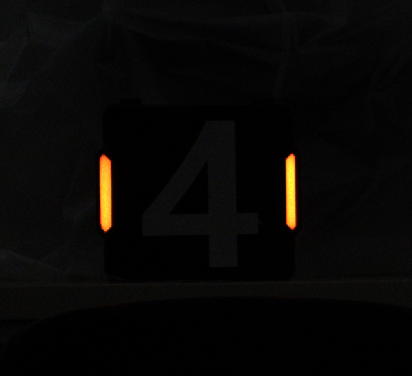
//> input picture OpenCV/task/img/solvepnp.bmp, 412 x 376 px
$ ./solvePnP   (built with g++ and OpenCV 4)
//> lines starting //> are read from the running program, lines starting //| are printed output that depends on the picture; after the words box and inside, x2 and y2 are one past the last pixel; in counts of white or black regions, pixels touching at a corner belong together
#include <opencv2/opencv.hpp>
#include <vector>

struct TrackbarParams
{
    cv::Mat& image;
    int* Threshold;
};

cv::Mat preProcessing(cv::Mat & img, int Threshold);
std::vector<cv::RotatedRect> getLightBars(cv::Mat & img);
std::vector<cv::Point2f> getArmor(std::vector<cv::RotatedRect> & lightBars);
void pnp(cv::Mat & img, std::vector<cv::Point2f> & armorPoints);
void callBack(int val, void * valName);


int main()
{
    //读取图像
    cv::Mat img = cv::imread("../img/solvepnp.bmp"); //../回到上一级目录task
//> img is the input picture: 376 rows x 412 cols, CV_8UC3; mean B, G, R 6.1, 7.3, 8.5
    if(img.empty())
    {
        std::cout << "Error opening" << std::endl;
        return -1;
    }

    int binaryThreshold = 0;
    // 打包局部数据到结构体（仅用于回调函数访问，无全局共享）
    TrackbarParams params = {
        .image = img,        // 绑定main的局部原图
        .Threshold = &binaryThreshold  // 绑定main的局部阈值
    };
    // 创建窗口和滑块（滑块绑定局部阈值，通过结构体传递数据）
    cv::namedWindow("Trackbars", cv::WINDOW_NORMAL);
    cv::resizeWindow("Trackbars", 400, 100);
    cv::createTrackbar(
        "Binary Threshold",
        "Trackbars",
        &binaryThreshold,  // 滑块初始位置绑定局部阈值
        255,
        callBack,  // 回调函数（全局，但仅访问结构体中的局部数据）
        &params             // 传递结构体指针（回调函数通过这个访问局部数据）
    );
    // 初始化显示（首次执行回调逻辑）
    callBack(binaryThreshold, &params);

    cv::imshow("Image", img);
    cv::waitKey(0);
    cv::destroyAllWindows();

    return 0;
}


void callBack(int val, void* valName)
{
    TrackbarParams* params = static_cast<TrackbarParams*>(valName);
    if(!params) return;

    *params->Threshold = val;

    //预处理
    cv::Mat imgPre = preProcessing(params->image, *params->Threshold);

    cv::Mat displayImg = params->image.clone();
    //检测灯条
    std::vector<cv::RotatedRect> lightBars = getLightBars(imgPre);
    for(auto & lightBar : lightBars)
    {
        cv::Point2f vertices[4];
        lightBar.points(vertices);
        for(int i=0; i<4; i++)
        {
            cv::line(displayImg, vertices[i], vertices[(i+1)%4], cv::Scalar(0,255,0), 3);
        }
    }

    //检测装甲板
    std::vector<cv::Point2f> armorPoints = getArmor(lightBars);
    if(!armorPoints.empty())
    {
        cv::RotatedRect armor = cv::minAreaRect(armorPoints);
        for(int i=0; i<4; i++)
        {
            line(displayImg, armorPoints[i], armorPoints[(i+1)%4], cv::Scalar(0,0,255), 2);
        }
    }

    //pnp解算
    pnp(displayImg, armorPoints);

    //实时刷新显示
    resize(displayImg, displayImg, {}, 2, 2);
    cv::imshow("ImagePre", imgPre);
    cv::imshow("displayImg", displayImg);
}


cv::Mat preProcessing(cv::Mat & img, int Threshold)
{
//> called with Threshold = 0
    cv::Mat channels[3];
    cv::split(img, channels);

    //滑动条没有绑定回调函数，且阈值变量是局部变量，拖动滑动条不会触发预处理逻辑重新执行，图像不会更新
    //要实现动态调整阈值，需要调用回调函数

    cv::Mat binary, Gaussian;
    cv::threshold(channels[2], binary, Threshold, 255, 0);
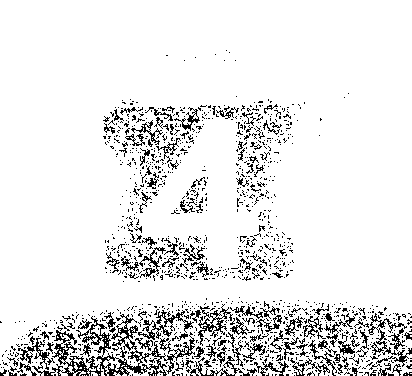
//> binary: 376 rows x 412 cols, CV_8UC1; 90.5% white; black in thin lines or dots, all inside (x1, y1, x2, y2) = (0, 50, 412, 376)
    cv::GaussianBlur(binary, Gaussian, cv::Size(5,5), 0);
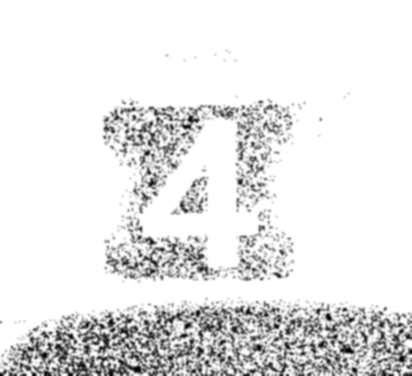
//> Gaussian: 376 rows x 412 cols, CV_8UC1; min 0, max 255, mean 230.7

    return Gaussian;
}

std::vector<cv::RotatedRect> getLightBars(cv::Mat & img)
{
    //轮廓检测
    std::vector< std::vector <cv::Point> > contours;
    std::vector< cv::Vec4i > hierarchy;
    cv::findContours(img, contours, hierarchy, cv::RETR_TREE, cv::CHAIN_APPROX_SIMPLE);
//> contours = 5 contours, 4 with area under 20; largest, box (x1, y1, x2, y2) and area: (0, 0, 412, 376) 154124

    std::vector< cv::RotatedRect > lightBars;

    //最小外接矩形
    for(auto & contour : contours)
    {
        double area = cv::contourArea(contour);
        if(area < 50.0) continue;

        cv::RotatedRect minRect = cv::minAreaRect(contour);

        float width = minRect.size.width;
        float height = minRect.size.height;
        if(width == 0 || height == 0) continue;
        float aspectRatio = std::max(width, height) / std::min(width, height);
        if(aspectRatio >= 1.3 && std::max(height, width)>36)
        {
            lightBars.push_back(minRect);
        }
    }
//> this loop made 5 passes
//> (area, minRect, width, height, aspectRatio) on pass 1: (154123.5, centre (205.5, 187.5), size (375, 411), angle -90, 375, 411, 1.1)

    return lightBars;
}

std::vector<cv::Point2f> getArmor(std::vector<cv::RotatedRect> & lightBars)
{
    if(lightBars.size() < 2)
        return {}; //返回一个空向量

    // // 获取两个灯条的中心
    // cv::Point2f center1 = lightBars[0].center;
    // cv::Point2f center2 = lightBars[1].center;
    // // 区分左右灯条（按x坐标）
    // cv::Point2f leftCenter = (center1.x < center2.x) ? center1 : center2;  // 左灯条中心
    // cv::Point2f rightCenter = (center1.x < center2.x) ? center2 : center1; // 右灯条中心
    // // 大矩形x范围 = 左灯条中心x 到 右灯条中心x（基于灯条中点）
    // //装甲板顶点（x坐标）
    // float minX = leftCenter.x;   // 左边界 = 左灯条中心x
    // float maxX = rightCenter.x;  // 右边界 = 右灯条中心x

    //收集所有顶点
    std::vector< cv::Point2f > allVertices;
    cv::Point2f pts[4];
    lightBars[0].points(pts);
    for(int i=0; i<4; i++)
    {
        allVertices.push_back(pts[i]);
    }
    lightBars[1].points(pts);
    for(int i=0; i<4; i++)
    {
        allVertices.push_back(pts[i]);
    }

    //装甲板顶点
    float minX = allVertices[0].x, maxX = allVertices[0].x;
    float minY = allVertices[0].y, maxY = allVertices[0].y;
    for(auto & allVertice : allVertices)
    {
        minX = std::min(minX, allVertice.x);
        maxX = std::max(maxX, allVertice.x);
        minY = std::min(minY, allVertice.y);
        maxY = std::max(maxY, allVertice.y);
    }

    // 构建大矩形顶点
    std::vector< cv::Point2f > rectVertices;
    rectVertices.push_back(cv::Point2f(minX, minY));
    rectVertices.push_back(cv::Point2f(maxX, minY));
    rectVertices.push_back(cv::Point2f(maxX, maxY));
    rectVertices.push_back(cv::Point2f(minX, maxY));

    return rectVertices;
}

void pnp(cv::Mat & img, std::vector<cv::Point2f> & armorPoints)
{
    // 确保装甲板顶点数为4（与世界点数量一致）
    if(armorPoints.size() != 4)
    {
        std::cout << "Armor points size is not 4!" << std::endl;
        return;
    }

    //世界坐标系中三维点
    float LIGHTBAR_LENGTH = 0.056; //灯条长度m
    float ARMOR_WIDTH = 0.135; //装甲板宽度m
    std::vector< cv::Point3f> objectPoints
    {
        {-ARMOR_WIDTH/2, -LIGHTBAR_LENGTH/2, 0},
        {ARMOR_WIDTH/2, -LIGHTBAR_LENGTH/2, 0},
        {ARMOR_WIDTH/2, LIGHTBAR_LENGTH/2, 0},
        {-ARMOR_WIDTH/2, LIGHTBAR_LENGTH/2, 0}
    };

    //相机内参
    //cv::Mat camera_matrix = (cv::Mat_<double>(3,3) << fx, 0, cx, 0, fy, cy, 0, 0, 1);
    //cv::Mat_<double>(3,3)
    cv::Mat cameraMatrix = (cv::Mat_<double>(3, 3) <<
        2422.61547, 0, 706.68406,
        0, 2420.80771, 564.29241,
        0, 0, 1);

    //畸变系数
    //cv::Mat distort_coeffs = (cv::Mat_<double>(1,5) << k1, k2, p1, p2, k3);
    //cv::Mat_<double>(1,5)
    cv::Mat distCoeffs = (cv::Mat_<double>(5,1) << -0.018647, 0.084359, -0.000925, 0.000312, 0.000000);

    //解算PnP
    cv::Mat rvec, tvec;
    cv::solvePnP(objectPoints, armorPoints, cameraMatrix, distCoeffs, rvec, tvec);

    std::cout << "tvec: " << tvec.at<double>(0) << ", " << tvec.at<double>(1) << ", " << tvec.at<double>(2) << std::endl;
    std::cout << "rvec: " << rvec.at<double>(0) << ", " << rvec.at<double>(1) << ", " << rvec.at<double>(2) << std::endl;
    std::string tvecText = "tvec  X:" + std::to_string(tvec.at<double>(0))
        + "  Y:" + std::to_string(tvec.at<double>(1))
        + "  Z:" + std::to_string(tvec.at<double>(2));
    std::string rvecText = "rvec  X:" + std::to_string(rvec.at<double>(0))
        + "  Y:" + std::to_string(rvec.at<double>(1))
        + "  Z:" + std::to_string(rvec.at<double>(2));
    cv::putText(img, tvecText, cv::Point(20, 30), cv::FONT_HERSHEY_SIMPLEX, 0.35, cv::Scalar(0,255,255), 1);
    cv::putText(img, rvecText, cv::Point(20, 50), cv::FONT_HERSHEY_SIMPLEX, 0.35, cv::Scalar(0,255,255), 1);
    // tvec.at<double>(0) 得到一个double变量，它是tvec中首个元素的值

    //计算欧拉角（YXZ顺序，单位：弧度→角度）
    cv::Mat rmat; //旋转矩阵
    cv::Rodrigues(rvec, rmat);
    //INT_YXZ pitch=arctan2(m13,m33) roll=-arcsin(m33) yaw=arctan2(m21,m22)
    // 1. pitch（俯仰角，绕Y轴）：θ₁ = atan2(R[0][2], R[2][2])
    // double pitch = std::atan2(rmat.at<double>(0, 2), rmat.at<double>(2, 2)) * 180 / CV_PI;
    // 乘以180 / CV_PI将弧度转为角度
    double pitch = std::atan2(rmat.at<double>(0,2), rmat.at<double>(2,2));
    // 2. roll（滚转角，绕X轴）：θ₂ = -arcsin(R[1][2])
    double roll = - std::asin(rmat.at<double>(1,2));
    // 3. yaw（偏航角，绕Z轴）：θ₃ = atan2(R[1][0], R[1][1])
    double yaw = std::atan2(rmat.at<double>(1,0), rmat.at<double>(1,1));
    std::cout << "euler angles  pitch:" << pitch << ", roll:" << roll << ", yaw:" << yaw << std::endl;
    //std::to_string((int)(pitch*10)/10.0):  (int)(angle*10)/10.0保留 1 位小数，避免文本过长
    std::string eulerText = "euler angles  pitch:" + std::to_string(pitch)
        + "  roll:" + std::to_string(roll)
        + "  yaw:" + std::to_string(yaw);
    cv::putText(img, eulerText, cv::Point(20, 70), cv::FONT_HERSHEY_SIMPLEX, 0.35, cv::Scalar(0,255,255), 1);
}


// void cv::Rodrigues(
//     InputArray src,  // 输入：旋转向量（3×1 或 1×3）或旋转矩阵（3×3）
//     OutputArray dst, // 输出：转换后的旋转矩阵（3×3）或旋转向量（3×1 或 1×3）
//     OutputArray jacobian = noArray()  // 可选：雅可比矩阵（一般不用）
// );

//INT_YXZ pitch=arctan2(m13,m33) roll=-arcsin(m33) yaw=arctan2(m21,m22)

//atan2 计算两个参数的反正切值
//<cmath>
//double atan2(double y, double x);  // 计算 y/x 的反正切，返回值范围：[-π, π] 弧度


//旋转向量rvec  通过 罗德里格斯公式cv::Rodrigues  变为 旋转矩阵rmat
//旋转矩阵rmat  通过 反三角函数  变为 欧拉角
//欧拉角  变为 四元数

//欧拉角
//pitch：俯仰角，表示物体绕x轴旋转
//yaw：偏航角，表示物体绕y轴旋转
//roll：翻滚角，表示物体绕z轴旋转
//Z-Y-X，即 偏航角yaw-俯仰角pitch-滚转角roll
// Z 轴：相机光轴方向（指向拍摄物体，向前为正），yaw；
// Y 轴：相机竖直方向（向上为正，与 Z 轴垂直），pitch；
// X 轴：相机水平方向（向右为正，与 Z、Y 轴构成右手坐标系），roll

// bool solvePnP(
//     InputArray objectPoints,   // 3D世界点集合（vector<Point3f>）
//     InputArray imagePoints,    // 对应的2D图像点集合（vector<Point2f>）
//     InputArray cameraMatrix,   // 相机内参矩阵（标定得到）
//     InputArray distCoeffs,     // 相机畸变系数（标定得到，无畸变时可传Mat::zeros）
//     OutputArray rvec,          // 输出旋转向量（Rodrigues向量，可转换为旋转矩阵）
//     OutputArray tvec,          // 输出平移向量（相机坐标系下物体的位置）
//     bool useExtrinsicGuess = false,  // 是否使用外部位姿初值（一般为false）
//     int flags = SOLVEPNP_ITERATIVE   // 求解方法（如迭代法、P3P法等）
// );
//
// cameraMatrix：相机内参矩阵，通过cv::calibrateCamera标定得到(fx/fy是焦距，cx/cy是图像中心)
// cv::Mat_<double>(3,3)
// [fx,  0,  cx;
//  0,  fy, cy;
//  0,   0,  1]
// cv::Mat camera_matrix = (cv::Mat_<double>(3,3) << fx, 0, cx, 0, fy, cy, 0, 0, 1);
//
// distCoeffs：相机畸变系数，标定后得到（如[k1, k2, p1, p2, k3]）
// cv::Mat distort_coeffs = (cv::Mat_<double>(1,5) << k1, k2, p1, p2, k3);
//
// flags：
// SOLVEPNP_ITERATIVE：迭代法（鲁棒性强，需至少 4 个点）
// SOLVEPNP_P3P：P3P 法（仅需 3 个点，对噪声敏感）

//解算pnp步骤
// 1. 世界坐标系中的三维点
//    std::vector<cv::Point3f> object_points
// 2. 图像上的二维点
//    std::vector<cv::Point2f> img_points
// 3. 自定义的物体世界坐标系（mm）
//    std::vector<cv::Point3f> obj = std::vector<cv::Point3f>
// 4. 创建相机内参数矩阵
//    cv::Mat camera_matrix = (cv::Mat_<double>(3,3) << fx, 0, cx, 0, fy, cy, 0, 0, 1);
// 5. 创建相机畸变系数矩阵
//    cv::Mat distort_coeffs = (cv::Mat_<double>(1,5) << k1, k2, p1, p2, k3);
